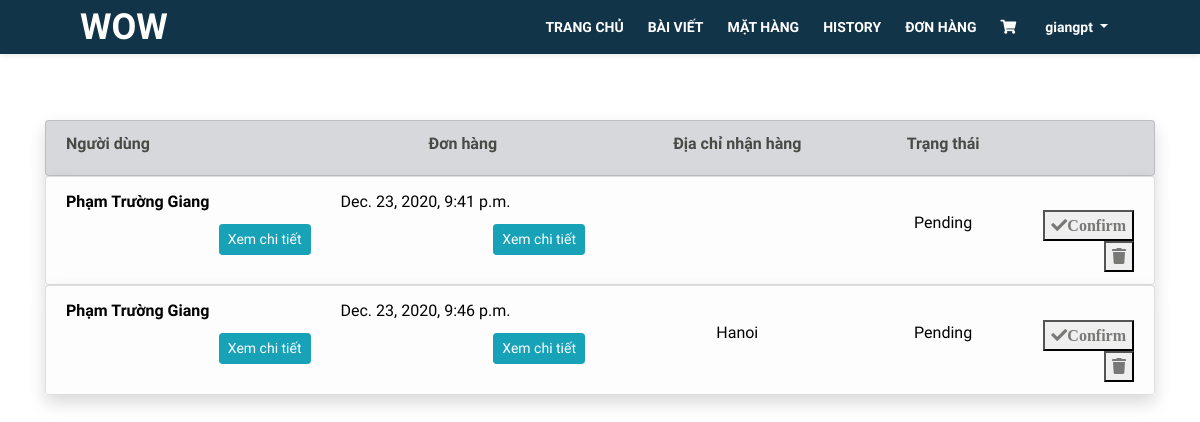
Before: /manager/ (signed in) with the older database file.
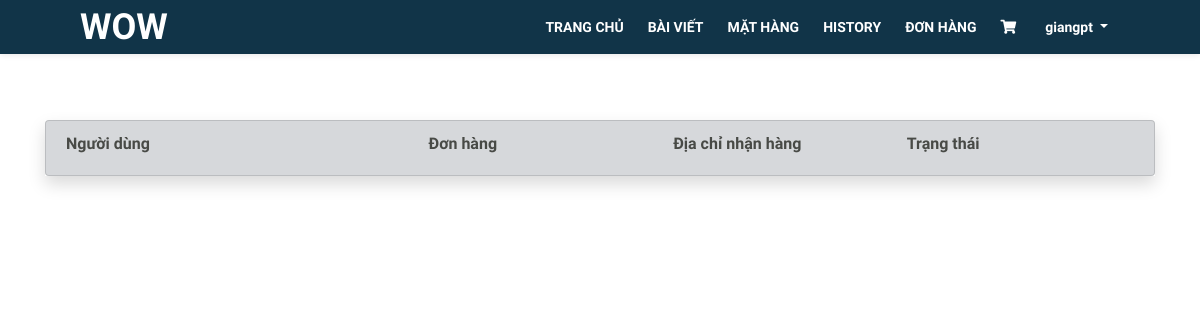
After: the same page with the newer database file.
### Page/models.py (models this page shows, shortened)
class Order(models.Model):
    id_cart = models.ForeignKey(Cart, on_delete=models.CASCADE, null=True, blank=True)
    id_user = models.ForeignKey(User, on_delete=models.CASCADE, null=True, blank=True)
    status_choice = (
        ('pending', 'pending'),
        ('confirm', 'confirm'),
        ('paid', 'paid'),
        ('shipping', 'shipping'),
        ('completed', 'completed'),
    )
    status = models.CharField(max_length=10, choices=status_choice, null=True, blank=True)
    address = models.TextField(max_length=1000, null=True, blank=True)

class Customer(models.Model):
    user = models.OneToOneField(User, on_delete=models.CASCADE, null=True, blank=True)
    type_choice = (
        ('AD', 'Admin'),
        ('MN', 'Manager'),
        ('US', 'User'),
    )
    type = models.CharField(max_length=10, choices=type_choice, default='US')
    name = models.TextField(max_length=100, default='')
    phone = models.IntegerField(null=True, blank=True)

class Cart(models.Model):
    id_user = models.ForeignKey(User, on_delete=models.CASCADE, null=True, blank=True)
    total_price = models.IntegerField(null=True, blank=True)
    CreateAt = models.DateTimeField(auto_now=True)
    is_new = models.BooleanField(default=True)
    is_pending = models.BooleanField(default=True)

### Page/views.py (the view)
# urls.py: url(r'^manager/$', ManagerView.as_view(), name='page_Manager'),
class ManagerView(TemplateView, LoginRequiredMixin):
    login_url = '/'
    template_name = '../Templates/Manager_View.html'
    def get(self, request):
        if request.user.is_authenticated():
            order = Order.objects.all()
            cartItem = CartItem.objects.all()
            content = {
                'order': order,
                'cartItem': cartItem,
            }
            return render(request, self.template_name, content)
        else:
            return HttpResponseRedirect(reverse('Page:page_login'))

### Page/models.py (called while the page is built)
    def __str__(self):
        return self.title

### Templates/Manager_View.html (shortened to what this page needs)
<!DOCTYPE html>
<html lang="en">
<head>
</head>
<body>
    {% include 'NavigationBar/nav_User_or_Manager.html' %}
    <div class="container" style="margin-top:120px">
        <div class="row">
            <div class="col-lg-12 mx-auto">
                <ul class="list-group shadow">
                    <li class="list-group-item list-group list-group-item-secondary"
                    style="font-family: 'Open Sans Condensed';">
                        <div class = "row text-center">
                            <div class="col-3 text-left">
                                <h6>Người dùng</h6>
                            </div>
                            <div class="col-3">
                                <h6>Đơn hàng</h6>
                            </div>
                            <div class="col-3">
                                <h6>Địa chỉ nhận hàng</h6>
                            </div>
                            <div class="col text-center">
                                <h6>Trạng thái</h6>
                            </div>
                            <div class="col text-right">
                            </div>
                        </div>
                    </li>
                </ul>
            </div>
        </div>
        {% for od in order %}
        {% if od.status != 'completed' %}
        <div class="row">
            <div class="col-lg-12 mx-auto">
                <ul class="list-group shadow">
                    <li class="list-group-item list-group-item-action list-group-item-light">
                        <div class = "row text-center">
                            <div class="col-3">
                                <div class="text-left font-weight-bold" style="color: black;">
                                    {{od.id_user.customer.name}}
                                </div>
                                <div class="text-right" style="margin-top:10px">
                                    <button type="button" class="btn btn-sm btn-info" data-toggle="modal" data-target="#customer_of_order_{{od.id}}">
                                        Xem chi tiết
                                    </button>
                                </div>
                            </div>
                            <div class="col-3">
                                <div class="text-left" style="color: black;">
                                    {{od.id_cart.CreateAt}}
                                </div>
                                <div class="text-right" style="margin-top:10px">
                                    <button type="button" class="btn btn-sm btn-info" data-toggle="modal" data-target="#order_detail_{{od.id}}">
                                        Xem chi tiết
                                    </button>
                                </div>
                            </div>
                            <div class="col-3">
                                <div class="text-center"
                                style="color: black; text-transform: capitalize; margin-top: 9%;">
                                    {{ od.address }}
                                </div>
                            </div>
                            <div class="col">
                                <div class="text-center" id="order_{{od.id}}_status"
                                style="color: black; text-transform: capitalize; margin-top: 20%;">
                                    {{ od.status }}
                                </div>
                            </div>
                            <div class="col text-right">
                                <div style="margin-top: 20%;">
                                {% if od.status == 'pending' %}
                                    <button>
                                        <a href="{% url 'Page:page_confirm' od.id %}" class="fas fa-check" style="text-decoration: none">Confirm</a>
                                    </button>
                                    <button>
                                        <a href="{% url 'Page:page_deleteOrder' od.id %}" class="fas fa-trash" style="text-decoration: none"></a>
                                    </button>
                                {% elif od.status == 'confirm' %}
                                    <button>
                                        <a href="{% url 'Page:page_isShipping' od.id %}" class="fas fa-check" style="text-decoration: none">Shipping</a>
                                    </button>
                                {% elif od.status == 'shipping' %}
                                    <button>
                                        <a href="{% url 'Page:page_isPaid' od.id %}" class="fas fa-check" style="text-decoration: none">Paid</a>
                                    </button>
                                {% elif od.status == 'paid' %}
                                    <button>
                                        <a href="{% url 'Page:page_isCompleted' od.id %}" class="fas fa-check" style="text-decoration: none">Completed</a>
                                    </button>
                                {% endif %}
                                </div>
                            </div>
                        </div>
                    </li>
                </ul>
            </div>
        </div>
        {% endif %}
        {% endfor %}
    </div>
</body>
</html>

### Templates/NavigationBar/nav_User_or_Manager.html (shortened to what this page needs)
<!DOCTYPE html>
<html lang="en">
<head>
    <link href="/static/css/bootstrap.css" rel="stylesheet">
    <link href="/static/css/fontawesome-all.css" rel="stylesheet">
    <link href="/static/css/swiper.css" rel="stylesheet">
    <link href="/static/css/magnific-popup.css" rel="stylesheet">
    <link href="/static/css/styles_base_UI_home.css" rel="stylesheet">
</head>
<body>
    <nav class="navbar navbar-expand-md navbar-dark navbar-custom fixed-top top-nav-collapse">
        <a class="navbar-brand logo-text page-scroll" href="{% url 'Page:page_Index_User' %}">WOW</a>
        <div class="collapse navbar-collapse" id="navbarsExampleDefault">
            <ul class="navbar-nav ml-auto">
                <li class="nav-item">
                    <a class="nav-link" href="{% url 'Page:page_Index_User' %}">TRANG CHỦ<span class="sr-only">(current)</span></a>
                </li>
                <li class="nav-item">
                    <a class="nav-link posts-page" href="{% url 'Page:page_blog_page' %}">BÀI VIẾT</a>
                </li>
                <li class="nav-item">
                    <a class="nav-link products-page" href="{% url 'Page:page_product_list' %}">MẶT HÀNG</a>
                </li>
                {% if user.customer.type == "US" %}
                    <li class="nav-item">
                        <a class="nav-link history" href="{% url 'Page:page_ViewHistory' user.id %}">HISTORY</a>
                    </li>
                    <li class="nav-item">
                        <a class="nav-link bill_status" href="{% url 'Page:page_ViewProductUserBuy' user.id %}">ĐƠN HÀNG</a>
                    </li>
                    <li class="nav-item">
                        <a href="{% url 'Page:page_BaseViewCart' user.id %}" class="icon-shopping-cart nav-link">
                            <i class="fa">&#xf07a;</i>
                        </a>
                    </li>
                {% endif %}
                <li class="nav-item dropdown">
                    <a class="nav-link dropdown-toggle page-scroll" id="navbarDropdown" role="button" aria-haspopup="true" aria-expanded="false">{{user.username}} </a>
                </li>
            </ul>
        </div>
    </nav>
</body>
</html>

### static/css/styles_base_UI_home.css (style rules this page uses)
body, html { width: 100%; height: 100%; }
body, p { color: #787976; font: 400 1rem/1.5625rem "Open Sans", sans-serif; }
h6 { color: #484a46; font: 700 1rem/1.375rem "Montserrat", sans-serif; }
a { color: #787976; text-decoration: underline; }
.navbar-custom { padding-top: 0.375rem; padding-bottom: 0.375rem; background-color: #113448; box-shadow: 0 0.0625rem 0.375rem 0 rgba(0, 0, 0, 0.1); font: 600 0.875rem/0.875rem "Open Sans", sans-serif; transition: all 0.2s; }
.navbar-custom .navbar-brand { font-size: 0; }
.navbar-custom .navbar-brand.logo-text { margin-top: 0.25rem; margin-bottom: 0.25rem; font: 700 2.25rem/1.5rem "Montserrat", sans-serif; color: #fff; text-decoration: none; }
.navbar-custom .navbar-nav { margin-top: 0.75rem; margin-bottom: 0.5rem; }
.navbar-custom .nav-item .nav-link { padding: 0.625rem 0.75rem 0.625rem 0.75rem; color: #fff; text-decoration: none; transition: all 0.2s ease; }
@media (min-width: 768px) { .navbar-custom { padding: 2.125rem 1.5rem 2.125rem 2rem; box-shadow: none; background: transparent; } }
@media (min-width: 768px) { .navbar-custom .navbar-brand.logo-text { color: #fff; } }
@media (min-width: 768px) { .navbar-custom .navbar-nav { margin-top: 0; margin-bottom: 0; } }
@media (min-width: 768px) { .navbar-custom .nav-item .nav-link { padding: 0.25rem 0.75rem 0.25rem 0.75rem; } }
@media (min-width: 768px) { .navbar-custom.top-nav-collapse { padding: 0.375rem 1.5rem 0.375rem 2rem; box-shadow: 0 0.0625rem 0.375rem 0 rgba(0, 0, 0, 0.1); background-color: #113448; } }
@media (min-width: 768px) { .navbar-custom.top-nav-collapse .navbar-brand.logo-text { color: #fff; } }
@media (min-width: 768px) { .navbar-custom.top-nav-collapse .nav-item .nav-link { color: #fff; } }
@media (min-width: 1200px) { .navbar-custom { padding-right: 5rem; padding-left: 5rem; } }
@media (min-width: 1200px) { .navbar-custom.top-nav-collapse { padding-right: 5rem; padding-left: 5rem; } }

Changed rows visible on the page:
removed Order: id_user.customer.name "Phạm Trường Giang", id_cart.CreateAt "Dec. 23, 2020, 9:41 p.m.", status "Pending", shows "Confirm"
no longer on this page (row edited): Order: id_user.customer.name "Phạm Trường Giang", id_cart.CreateAt "Dec. 23, 2020, 9:46 p.m.", address "Hanoi", status "Pending", shows "Confirm"
